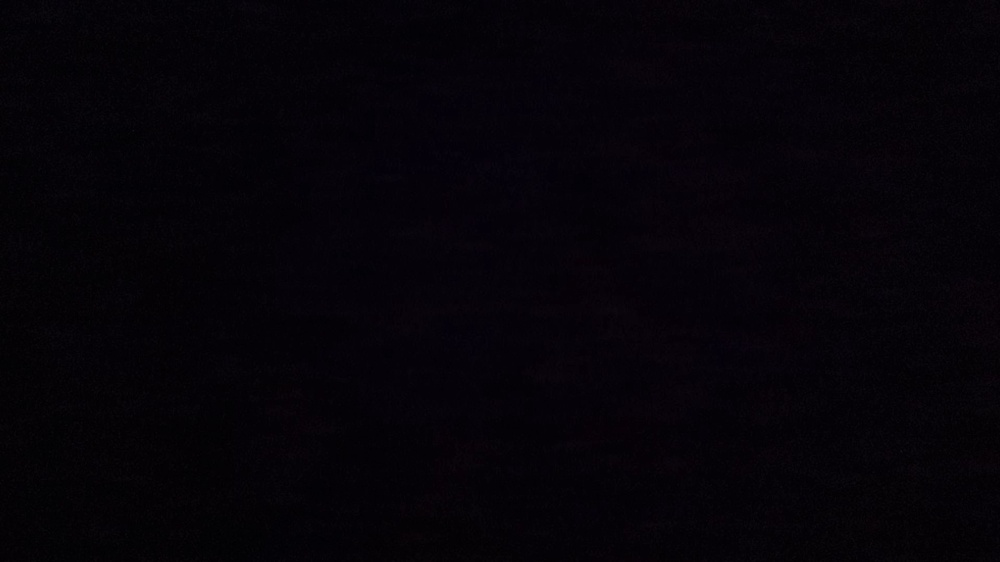
#> input picture dev_0.jpg, 1000 x 562 px, shrunk from 1920 x 1080 before the run
$ python zone_selector.py --image ../../dev_0.jpg
#> lines starting #> are read from the running program, lines starting #| are printed output that depends on the picture; after the words box and inside, x2 and y2 are one past the last pixel; in counts of white or black regions, pixels touching at a corner belong together
"""
zone_selector.py
-----------------
Interactively mark a "restricted / not-allowed" region on a photo by
clicking points on it. The polygon you draw is saved to zone_config.json
so intrusion_detector.py can reuse it later.

Usage:
    python zone_selector.py --image path/to/photo.jpg --out zone_config.json

Controls:
    Left click   -> add a point to the polygon
    Right click  -> remove the last point
    'c'          -> close/finish the polygon
    's'          -> save the polygon to the output JSON file
    'r'          -> reset (clear all points)
    'q' / ESC    -> quit without saving
"""

import cv2
import json
import argparse
import os
import numpy as np

points = []
closed = False


def mouse_callback(event, x, y, flags, param):
    global points, closed
    if closed:
        return
    if event == cv2.EVENT_LBUTTONDOWN:
        points.append((x, y))
        print(f"Point added: ({x}, {y})  [total: {len(points)}]")
    elif event == cv2.EVENT_RBUTTONDOWN:
        if points:
            removed = points.pop()
            print(f"Removed point: {removed}")


def draw(img):
    display = img.copy()
    for i, p in enumerate(points):
        cv2.circle(display, p, 5, (0, 0, 255), -1)
        if i > 0:
            cv2.line(display, points[i - 1], p, (0, 255, 255), 2)

    if closed and len(points) > 2:
        cv2.line(display, points[-1], points[0], (0, 255, 255), 2)
        overlay = display.copy()
        cv2.fillPoly(overlay, [np.array(points, dtype=np.int32)], (0, 0, 255))
        display = cv2.addWeighted(overlay, 0.3, display, 0.7, 0)

    status = "CLOSED - press 's' to save" if closed else "OPEN - click to add points, 'c' to close"
    cv2.putText(display, status, (10, 25), cv2.FONT_HERSHEY_SIMPLEX, 0.7, (0, 255, 0), 2)
    return display


def main():
    global closed, points
    parser = argparse.ArgumentParser()
    parser.add_argument("--image", required=True, help="Path to the reference photo")
    parser.add_argument("--out", default="zone_config.json", help="Where to save the marked zone")
    args = parser.parse_args()

    img = cv2.imread(args.image)
#> img is the input picture: shape (562, 1000, 3); mean B, G, R 8.2, 2.8, 5.3
    if img is None:
        raise FileNotFoundError(f"Could not load image: {args.image}")

    win = "Mark restricted zone"
    cv2.namedWindow(win)
    cv2.setMouseCallback(win, mouse_callback)

    print("Left click: add point | Right click: undo | 'c': close polygon")
    print("'s': save | 'r': reset | 'q'/ESC: quit")

    while True:
        cv2.imshow(win, draw(img))
#> in draw, `cv2.putText(display, status, (10, 25), cv2.FONT_HERSHEY_SIMPLEX, 0.7, ..`:
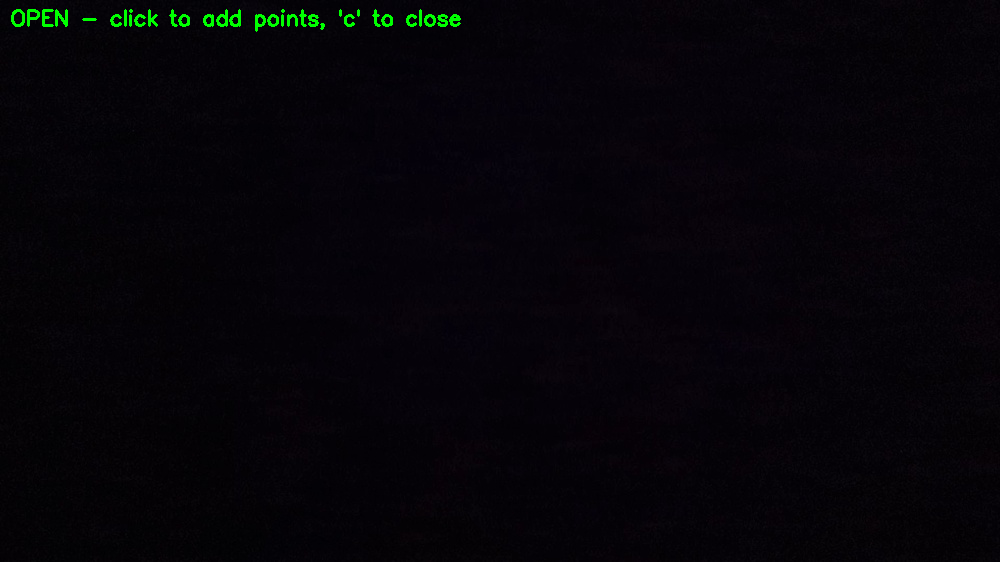
#> display: shape (562, 1000, 3); 0.46% of pixels changed, all inside (x1, y1, x2, y2) = (11, 9, 461, 32)
        key = cv2.waitKey(20) & 0xFF
#> (key q is pressed here)

        if key == ord('c'):
            if len(points) >= 3:
                closed = True
            else:
                print("Need at least 3 points to close the polygon.")
        elif key == ord('r'):
            points = []
            closed = False
            print("Reset.")
        elif key == ord('s'):
            if len(points) >= 3:
                config = {
                    "image": os.path.abspath(args.image),
                    "image_size": [img.shape[1], img.shape[0]],  # width, height
                    "polygon": points,
                }
                with open(args.out, "w") as f:
                    json.dump(config, f, indent=2)
                print(f"Saved restricted zone with {len(points)} points to {args.out}")
            else:
                print("Draw and close a polygon (>=3 points) before saving.")
        elif key in (ord('q'), 27):
            break

    cv2.destroyAllWindows()


if __name__ == "__main__":
    main()
